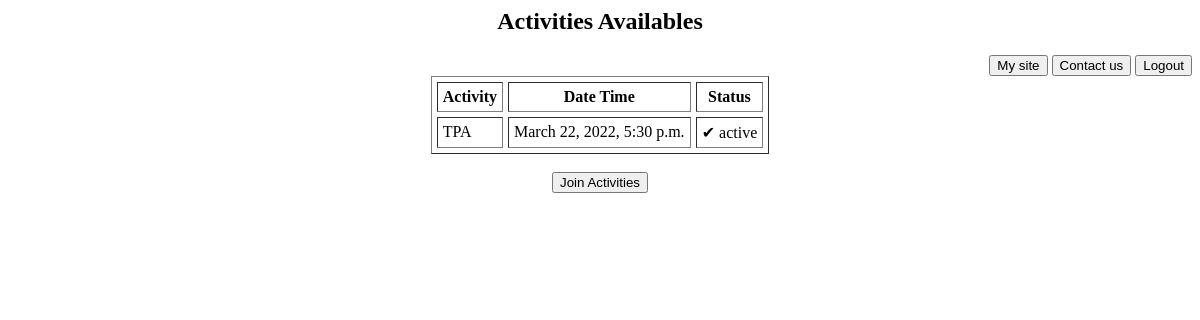
The app's page /activities/ (signed in), older data.
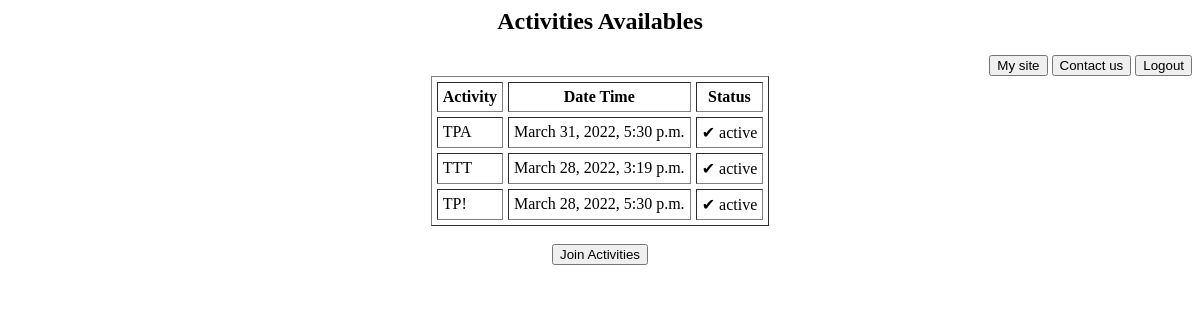
The same page, newer data.
### HomeApp/models.py (models this page shows, shortened)
class Activity(models.Model):
    title = models.CharField(max_length=200)
    date_time = models.DateTimeField()
    status = models.BooleanField(default=False)
    quantity_of_clients = models.IntegerField(default = 0)
    users = models.ManyToManyField("Users.User", related_name="User",blank=True,null=True)

### HomeApp/views.py (the view)
# urls.py: path('activities/', login_required(activities), name ="activities"),
def activities(request):
    now = datetime.now(timezone.utc)
    activities = Activity.objects.filter(date_time__gte=now)
    return render (request, 'activity.html',{'activities' : activities})

### HomeApp/templates/activity.html (shortened to what this page needs)
{% if activities %}
<h2 align="center">Activities  Availables </h3>
   <div align="right">
      <head>
        <div align="right">
        </head>
      <a href="{% url 'mysite' %}" ><button type="button">My site</button></a>
      <a href="{% url 'contact' %}"><button class="btn btn-danger">Contact us</button></a>
      <a href="{% url 'logout' %}"><button type="button">Logout</button></a>
        </div>
<div>
    <body>
        <table border = "1" cellpadding = "5" cellspacing = "5" align="center">
           <tr>
              <th>Activity</th>
              <th>Date Time</th>
              <th>Status</th>
            </tr>
           {% for activity in activities %}
           <tr>
            <td> {{ activity.title }}</td>
            <td>{{ activity.date_time }}</td>
            <td>{% if activity.status %} <span>&#10004;</span> active  {% endif %}</td>
            </tr>
           {% endfor %}
         </table>
     </body>
</div>
<br>
<div align="center">
<a href="{% url 'user_activity' %}"><button >Join Activities </button></a>
</div>
{% endif %}

Row changes from the older to the newer data that the page shows:
changed Activity "TPA": date_time "March 22, 2022, 5:30 p.m." → "March 31, 2022, 5:30 p.m."
now on this page (row edited): Activity: title "TTT", date_time "March 28, 2022, 3:19 p.m.", status "active"
now on this page (row edited): Activity: title "TP!", date_time "March 28, 2022, 5:30 p.m.", status "active"
